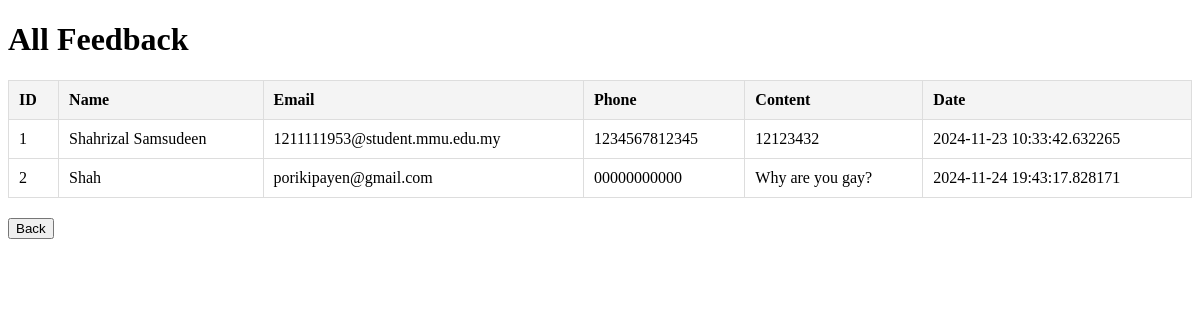
Screenshot of /viewfeedbackspon with the database file from the repository.
### main.py (models this page shows)
class Feedback(db.Model, UserMixin):
    id = db.Column(db.Integer, primary_key=True)
    name = db.Column(db.String(150), nullable=False)
    email = db.Column(db.String(100), unique=True, nullable=False)
    ph = db.Column(db.String(150), unique=True, nullable=False)
    content = db.Column(db.String(1500), nullable=False)
    date=db.Column(db.DateTime(),default=datetime)

### main.py (the view)
@tandtweb.route('/viewfeedbackspon', methods=['GET'])
def view_feedbackspon():
    feedback_list = Feedback.query.all()
    return render_template('viewfeedbackspon.html', feedback_list=feedback_list)

### templates/viewfeedbackspon.html (shortened to what this page needs)
<!DOCTYPE html>
<html lang="en">
<head>
</head>
<body>
    <h1>All Feedback</h1>
    <table>
        <thead>
            <tr>
                <th>ID</th>
                <th>Name</th>
                <th>Email</th>
                <th>Phone</th>
                <th>Content</th>
                <th>Date</th>
            </tr>
        </thead>
        <tbody>
            {% for feedback in feedback_list %}
                <tr>
                    <td>{{ feedback.id }}</td>
                    <td>{{ feedback.name }}</td>
                    <td>{{ feedback.email }}</td>
                    <td>{{ feedback.ph }}</td>
                    <td>{{ feedback.content }}</td>
                    <td>{{ feedback.date }}</td>
                </tr>
            {% endfor %}
        </tbody>
    </table>
    <button type="button" onclick="window.location.href='/sponsorhome'">Back</button>
</body>
</html>

### templates/viewfeedbackspon.html (style rules this page uses)
table { width: 100%; border-collapse: collapse; margin: 20px 0; }
table, th, td { border: 1px solid #ddd; }
th, td { padding: 10px; text-align: left; }
th { background-color: #f4f4f4; }

### rows the page displays
Feedback: id "1", name "Shahrizal Samsudeen", email "1211111953@student.mmu.edu.my", ph "1234567812345", content "12123432", date "2024-11-23 10:33:42.632265"
Feedback: id "2", name "Shah", email "porikipayen@gmail.com", ph "00000000000", content "Why are you gay?", date "2024-11-24 19:43:17.828171"
